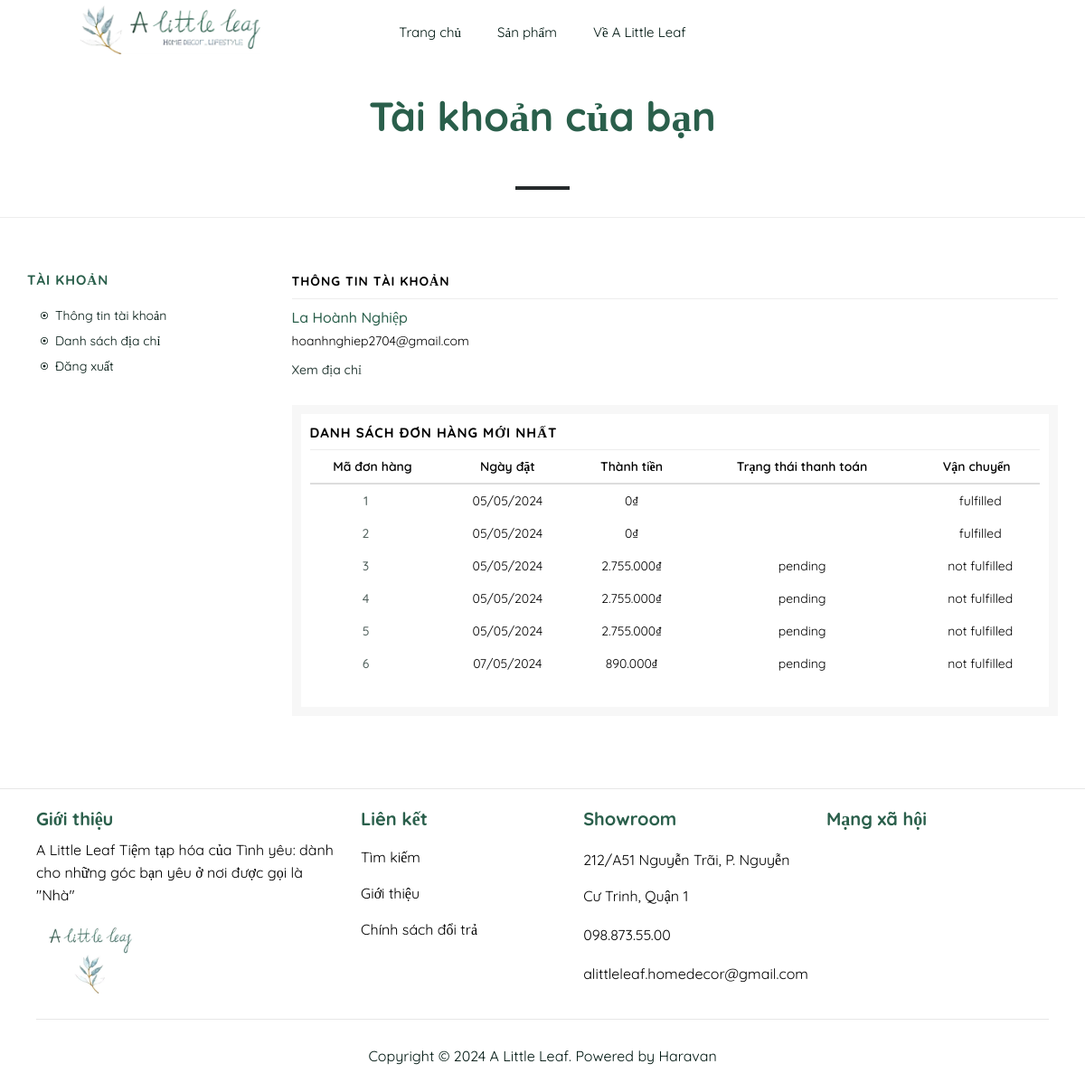
Page /account.php (signed in) on the earlier database version.
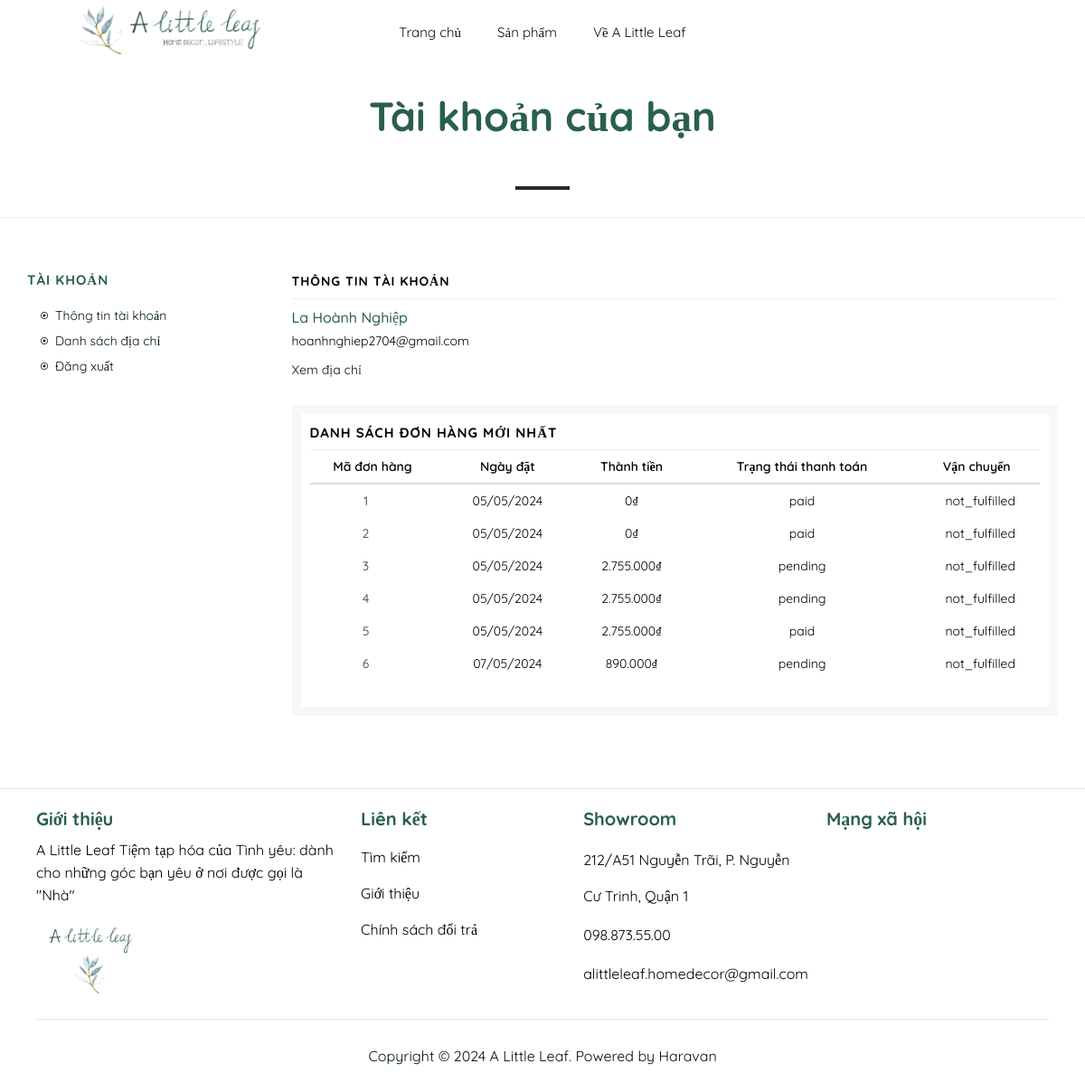
Same page on the later database version.
### tables this page shows
CREATE TABLE `bill` (
  `bill_id` int(11) NOT NULL,
  `id_user` int(11) NOT NULL,
  `date_created` date NOT NULL,
  `total_amount` int(11) NOT NULL,
  `phone` text NOT NULL,
  `shipping_address` text NOT NULL,
  `checkout_method` enum('online','cod') NOT NULL,
  `payment_status` enum('pending','paid') NOT NULL,
  `is_confirmed` int(11) NOT NULL,
  `shipping_status` enum('fulfilled','not_fulfilled') NOT NULL,
  `note` text NOT NULL
);

### function/database_function.php (called while the page is built, shortened)
<?php
    function getBill($conn, $user_id) {
        $query = "SELECT * FROM Bill WHERE id_user = '$user_id'";
        $result = mysqli_query($conn, $query);
        return $result;
    }
?>

### account.php (the view, shortened to what this page needs)
<!DOCTYPE html>
<html lang="en">
<head>
    <link rel="stylesheet" href="css/header.css?v=<?php echo time();?>">
    <link rel="stylesheet" href="css/footer.css?v=<?php echo time();?>">
    <link rel="stylesheet" href="css/account.css?v=<?php echo time();?>">
    <link rel="stylesheet" href="css/cart-search.css?v=<?php echo time();?>">
</head>
<body>
    <div id="main-body" class="main-body">
        <?php
            require_once "./template/header.php";
            $conn = connectDatabase();
            $user_id = $_SESSION['user_id'];
        ?>
        <div class="layout-account">
            <div class="account-header">
                <h1>Tài khoản của bạn</h1>
            </div>
            <div class="account-content">
                <div class="row">
                    <div class="sidebar-account">
                        <div class="AccountSidebar">
                            <h3 class="account-title">Tài khoản</h3>
                            <div class="account-content">
                                <div class="account-list">
                                    <ul>
                                        <li>
                                            <a href="./account.php">Thông tin tài khoản</a>
                                        </li>
                                        <li><a href="./address.php">Danh sách địa chỉ</a></li>
                                        <li><a href="./function/log_out.php">Đăng xuất</a></li>
                                    </ul>
                                </div>
                            </div>
                        </div>
                    </div>
                    <div class="customer-sidebar-wrap">
                        <div class="row-inside">
                            <div class="customer-sidebar">
                                <p class="title-detail">Thông tin tài khoản</p>
                                <?php
                                    if (isset($_SESSION['logged']) && isset($_SESSION['email']) && isset($_SESSION['fullname'])) {
                                        echo '<h2 class="account-name">'. $_SESSION['fullname'] .'</h2>';
                                        echo '<p class="account-email">'. $_SESSION['email'] .'</p>';
                                    }
                                    else {
                                        echo 'Chưa có dữ liệu';
                                    }
                                ?>
                                <div class="address">
                                    <a id="view-address" href="./address.php">Xem địa chỉ</a>
                                </div>
                            </div>
                            <div class="customer-table-wrap">
                                <div class="customer-table-bg">
                                <?php
                                    require_once "./function/database_function.php";
                                    $result = getBill($conn, $user_id);
                                    if (mysqli_num_rows($result) == 0) {
                                        echo '<p>Bạn chưa đặt mua sản phẩm</p>';
                                    }
                                    else {
                                ?>
                                    <p class="title-detail"> Danh sách đơn hàng mới nhất </p>
                                    <div class="table-wrap">
                                        <table class="table">
                                            <thead>
                                                <th class="order-number text-center">Mã đơn hàng</th>
                                                <th class="date text-center">Ngày đặt</th>
                                                <th class="total text-center">Thành tiền</th>
                                                <th class="payment-status text-center">Trạng thái thanh toán</th>
                                                <th class="fulfillment-status text-center">Vận chuyển</th>
                                            </thead>
                                            <tbody>
                                            <?php
                                                while ($row = mysqli_fetch_assoc($result)) {
                                                    echo '<tr class="order">';
                                                        echo '<td class="text-center">';
                                                            echo '<a href="">'. $row['bill_id'] .'</a>';
                                                        echo '</td>';
                                                        echo '<td class="text-center">';
                                                            echo '<span>'. date("d/m/Y", strtotime($row['date_created'])) .'</span>';
                                                        echo '</td>';
                                                        echo '<td class="text-center">';
                                                            echo '<span class="total-money">'.number_format($row['total_amount'], 0, ',', '.') .'₫</span>';
                                                        echo '</td>';
                                                        echo '<td class="text-center">';
                                                            echo '<span class="status-'.$row['payment_status'].'">'. $row['payment_status'] .'</span>';
                                                        echo '</td>';
                                                        echo '<td class="text-center">';
                                                            echo '<span class="status-'.$row['shipping_status'].'">'.$row['shipping_status'].'</span>';
                                                        echo '</td>';
                                                    echo '</tr>';
                                                }
                                            ?>
                                            </tbody>
                                        </table>
                                    </div>
                                <?php
                                    }
                                ?>
                                </div>
                            </div>
                        </div>
                    </div>
                </div>
            </div>
        </div>
        <?php
            require_once "./template/footer.php";
        ?>
    </div>
</body>
</html>

### template/header.php (shortened to what this page needs)
<header>
            <div class="homeLogo">
                <a href="./home.php"><img src="img/logo.webp" alt=""></a>
            </div>
            <div class="menu">
            <ul>
                <li><a href="./home.php">Trang chủ</a></li>
                <li>
                    <a href="./collections.php">Sản phẩm <ion-icon name="chevron-down-outline"></ion-icon></a>
                </li>
                <li><a href="">Về A Little Leaf</a></li>
            </ul>
            </div>
            <div class="headerOthers">
                <ul class="others">
                    <?php
                        if (isset($_SESSION['logged']) && $_SESSION['logged'] === true) {
                            echo '<li><a href="account.php"><ion-icon name="person-circle-outline"></ion-icon></a></li>';
                        }
                        else {
                            echo '<li><a href="login.php"><ion-icon name="person-circle-outline"></ion-icon></a></li>';
                        }
                    ?>
                    <li><a href="" id="open-site-search"><ion-icon name="search-outline"></ion-icon></a></li>
                    <li>
                    </li>
                </ul>
            </div>
        </header>

### template/footer.php (shortened to what this page needs)
<footer>
            <div class="footerWrap">
                <div class="mainFooter">
                    <div class="col">
                        <div class="footer-contentWrap">
                            <h4 class="footer-title">Giới thiệu</h4>
                            <div class="footer-content">
                                <p>A Little Leaf Tiệm tạp hóa của Tình yêu: dành cho những góc bạn yêu ở nơi được gọi là "Nhà"</p>
                            </div>
                            <div class="footerLogo">
                                <img src="./img/footerLogo.webp" alt="">
                            </div>
                        </div>
                    </div>
                    <div class="col">
                        <div class="footer-contentWrap">
                            <h4 class="footer-title">Liên kết</h4>
                            <div class="footer-content">
                                <ul>
                                    <li class="items">
                                        <a href="search.php">Tìm kiếm</a>
                                    </li>
                                    <li class="items">
                                        <a href="#">Giới thiệu</a>
                                    </li>
                                    <li class="items">
                                        <a href="#">Chính sách đổi trả</a>
                                    </li>
                                </ul>
                            </div>
                        </div>
                    </div>
                    <div class="col">
                        <div class="footer-contentWrap">
                            <h4 class="footer-title">Showroom</h4>
                            <div class="footer-content">
                                <ul>
                                    <li class="contact">
                                        <p><ion-icon name="location-outline"></ion-icon> 212/A51 Nguyễn Trãi, P. Nguyễn Cư Trinh, Quận 1</p>
                                    </li>
                                    <li class="contact">
                                        <p><ion-icon name="call-outline"></ion-icon> 098.873.55.00</p>
                                    </li>
                                    <li class="contact">
                                        <p><ion-icon name="mail-outline"></ion-icon> alittleleaf.homedecor@gmail.com</p>
                                    </li>
                                </ul>
                            </div>
                        </div>
                    </div>
                    <div class="col">
                        <div class="footer-contentWrap">
                            <h4 class="footer-title">Mạng xã hội</h4>
                            <div class="footer-content">
                                <div class="wrapSocial">
                                </div>
                                <div class="wrapSocial">
                                </div>
                                <div class="wrapSocial">
                                </div>
                                <div class="wrapSocial">
                                </div>
                            </div>
                        </div>
                    </div>
                </div>
                <div class="footerBottom">
                    <p>Copyright © 2024 A Little Leaf. Powered by Haravan</p>
                </div>
            </div>
        </footer>

### css/header.css (style rules this page uses)
header { width: 100%; height: 70px; padding: 12px 50px; display: flex; position: fixed; justify-content: space-between; align-items: center; top: 0; left: 0; z-index: 1; background-color: #ffff; }
header div { flex: 1; }
header ul { list-style: none; }
.homeLogo { display: flex; justify-content: center; }
.homeLogo img { max-width: 200px; object-fit: contain; }
.menu { flex: 2; text-align: center; font-size: 15px; }
.menu ul { display: flex; position: relative; justify-content: center; align-items: center; margin: 0; }
.menu ul li { margin: 0 20px; position: relative; }
.menu a { text-decoration: none; color: #001812; }
ul.others { display: flex; align-items: center; justify-content: center; margin: 0; }
ul.others li { display: flex; align-items: center; justify-content: center; margin: 0 20px; width: 40px; height: 40px; border-radius: 20px; }

### css/footer.css (style rules this page uses)
footer { border-top: 1px solid #e7e7e7; background-color: #ffffff; padding: 20px 40px; width: 100%; bottom: 0; left: 0; position: relative; }
.footerWrap { max-width: 100%; margin: 0 auto; }
.mainFooter { display: flex; flex-wrap: wrap; justify-content: space-between; }
.col { flex: 1; margin-right: 20px; }
.col:first-child { flex: 1.5; }
.footerBottom { padding: 10px 0; padding-top: 30px; text-align: center; border-top: 1px solid #e7e7e7; color: #001812; }
.footer-title { color: #2a5f4b; }
.footer-content { margin-top: 10px; }
.footer-content ul { list-style: none; }
.footer-content { line-height: 25px; }
.footer-content a { text-decoration: none; color: #000; }
.footer-title { font-size: 20px; }
.footerLogo img { max-width: 120px; height: auto; }
.items { line-height: 40px; }
.contact { line-height: 40px; }
.footer-content:last-child { display: flex; }
.wrapSocial { padding-top: 20px; display: flex; flex: 1; align-items: center; justify-content: center; cursor: pointer; }

### css/cart-search.css (style rules this page uses)
table { background-color: transparent; border-collapse: collapse; border-spacing: 0; }
table tr td { padding: 10px; text-align: left; }
table tr td:last-child { padding-right: 0px; }

Differences in the rows shown:
changed bill id 1: payment_status (not shown) → "paid"; shipping_status "fulfilled" → "not_fulfilled"
changed bill id 2: payment_status (not shown) → "paid"; shipping_status "fulfilled" → "not_fulfilled"
changed bill id 3: shipping_status "not fulfilled" → "not_fulfilled"
changed bill id 4: shipping_status "not fulfilled" → "not_fulfilled"
changed bill id 5: payment_status "pending" → "paid"; shipping_status "not fulfilled" → "not_fulfilled"
changed bill id 6: shipping_status "not fulfilled" → "not_fulfilled"
